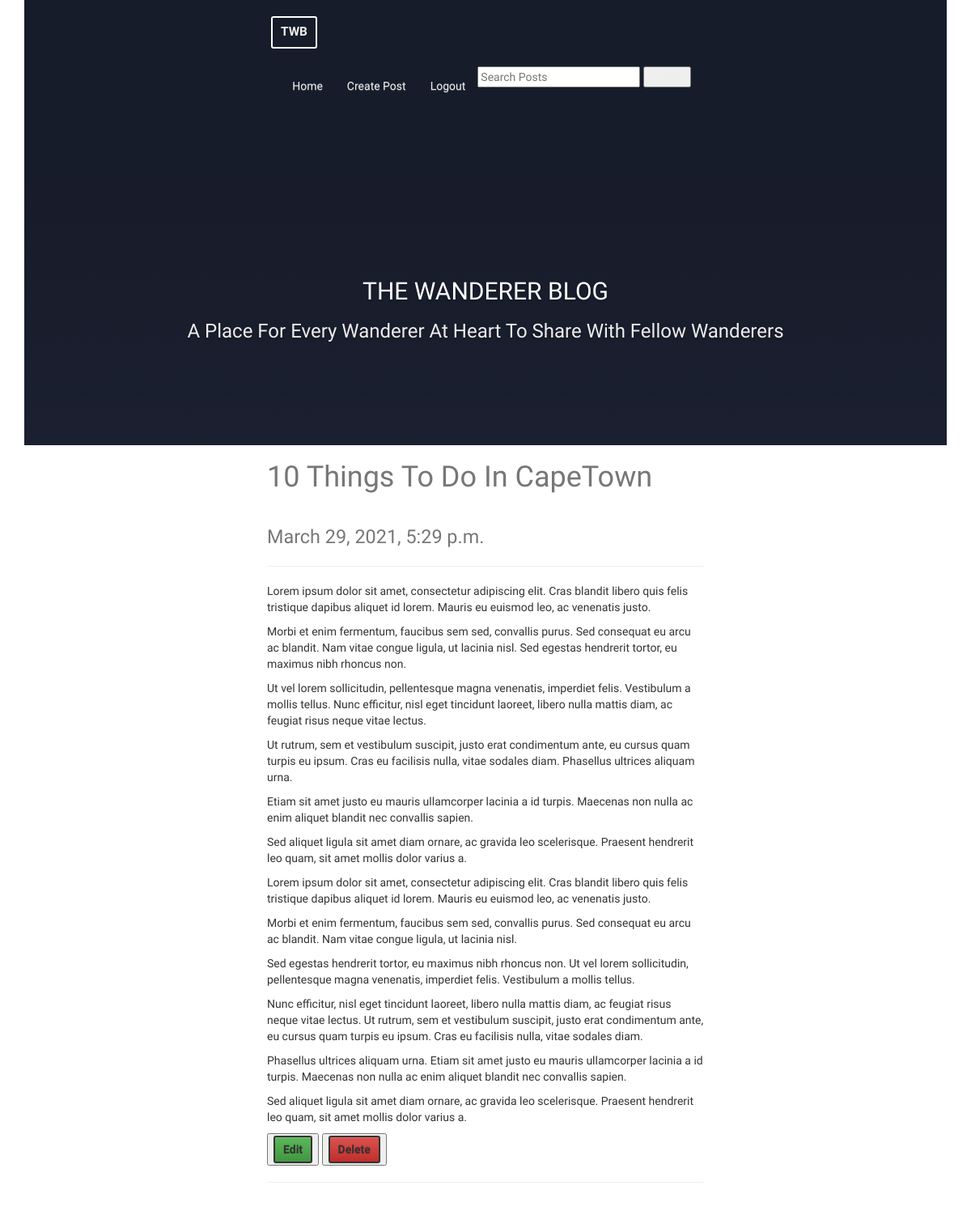
The page /10-things-to-do-in-capetown/ (signed in) on the database its author committed.
### posts/models.py (models this page shows, shortened)
class Post(models.Model):
    user = models.ForeignKey(settings.AUTH_USER_MODEL, default=1, on_delete=models.CASCADE)
    title = models.CharField(max_length=150)
    slug = models.SlugField(unique=True)
    image = CloudinaryField(
            null=True,
            blank=True,
            height_field='height_field',
            width_field='width_field')
    height_field = models.IntegerField(default=0)
    width_field = models.IntegerField(default=0)
    content = models.TextField()
    draft = models.BooleanField(default=False)
    publish = models.DateTimeField(default=datetime.datetime.now())
    updated = models.DateTimeField(auto_now=True, auto_now_add=False)
    timestamp = models.DateTimeField(auto_now=False, auto_now_add=True)
    objects = PostManager()
    class Meta:
        ordering = ["-timestamp", "-updated"]

### posts/views.py (the view)
# urls.py: url(r'^(?P<slug>[\w-]+)/$', post_detail, name='detail'),
@login_required(login_url='posts:signin')
def post_detail(request,slug=None):
    instance = get_object_or_404(Post, slug=slug)
    share_string = quote_plus(instance.content)
    context = {
            "title":instance.title,
            "instance":instance,
            "share_string":share_string
        }
    return render(request,"post_detail.html",context)

### posts/templates/post_detail.html (shortened to what this page needs)
{% extends "base.html" %}
{% load urlify %}
{% block content %}
<div class='col-sm-6 col-sm-offset-3'>
    <br\><br\><br\><br\>
    <h1>{{instance.title}}</h1>
<h1>
    <small>
        {{ instance.publish }}
    </small>
</h1>
<p><div class="fb-like" data-href="{{ request.build_absolute_uri }}" data-layout="button_count" data-action="like" data-show-faces="true" data-share="true"></div>
    <hr/>
</p>
<div class='row'>
    <div class='col-sm-12'>
    {{ instance.content | linebreaks }}
    <button type="button"> <a href='{% url "posts:update" instance.slug %}' class ="btn btn-success">Edit</a></button>
    <button type="button"> <a href='{% url "posts:delete" instance.slug %}' class ="btn btn-danger" onclick="return confirm('Are you sure you want to delete this post?')">Delete</a></button>
    <hr/>
    <br/>
    </div>
</div>
</div>
{% endblock %}

### static/css/base.css (style rules this page uses)
h1 { color: #777777; }
body { font-family: 'New Tegomin', serif; }
html,body { margin:0; height:120%; font-family: 'Josefin Sans', sans-serif; }
a { text-decoration:none }
.btn { color:#333; border:2px solid; border-radius:3px; text-decoration:none; display:inline-block; padding:5px 10px; font-weight:600 }

### rows shown on the page
Post: title "10 Things To Do In CapeTown", publish "March 29, 2021, 5:29 p.m.", content "Lorem ipsum dolor sit amet, consectetur adipiscing elit. Cras blandit libero quis felis tristique dapibus aliquet id lorem. Mauris eu euismod leo, ac venenatis justo. Morbi et enim fermentum, faucibus sem sed, convallis purus. Sed consequat eu arcu ac blandit. Nam vitae congue ligula, ut lacinia nisl. Sed egestas hendrerit tortor, eu maximus nibh rhoncus non. Ut vel lorem sollicitudin, pellentesque magna venenatis, imperdiet felis. Vestibulum a mollis tellus. Nunc efficitur, nisl eget tincidunt laoreet, libero nulla mattis diam, ac feugiat risus neque vitae lectus. Ut rutrum, sem et vestibulum suscipit, justo erat condimentum ante, eu cursus quam turpis eu ipsum. Cras eu facilisis nulla,…"
